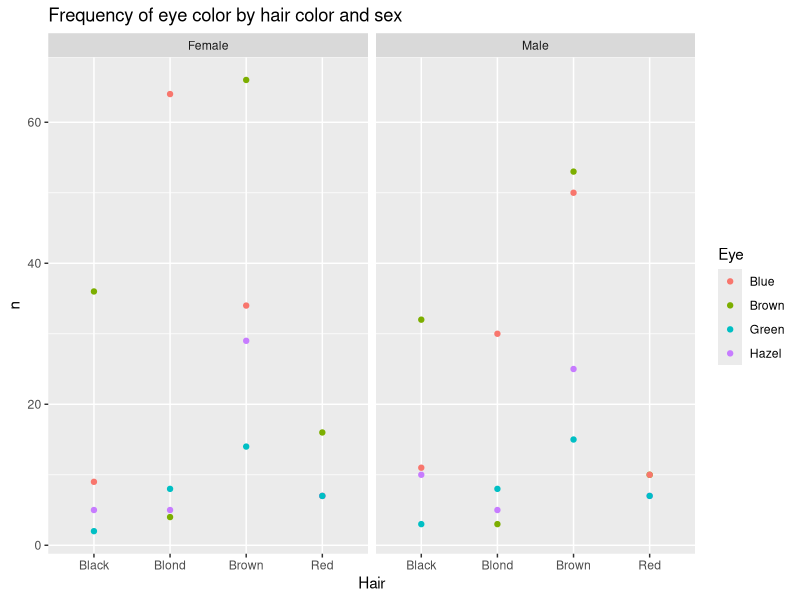
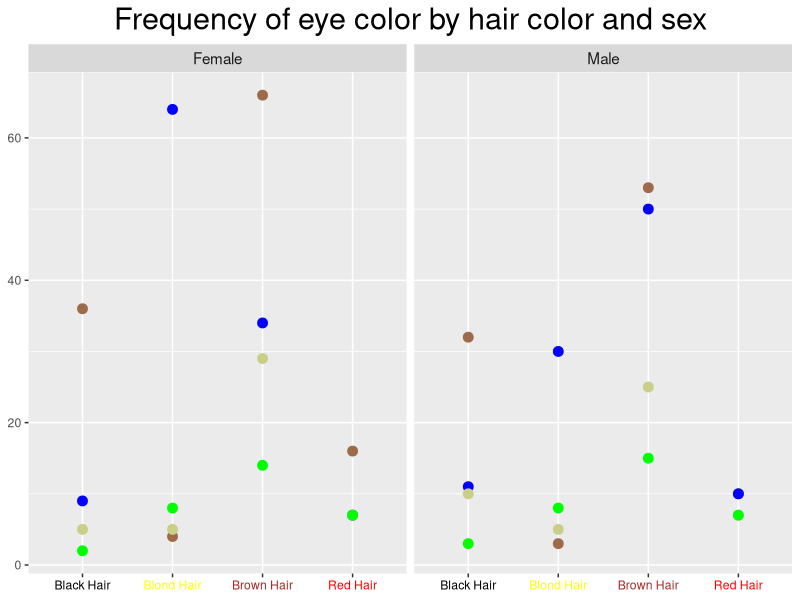
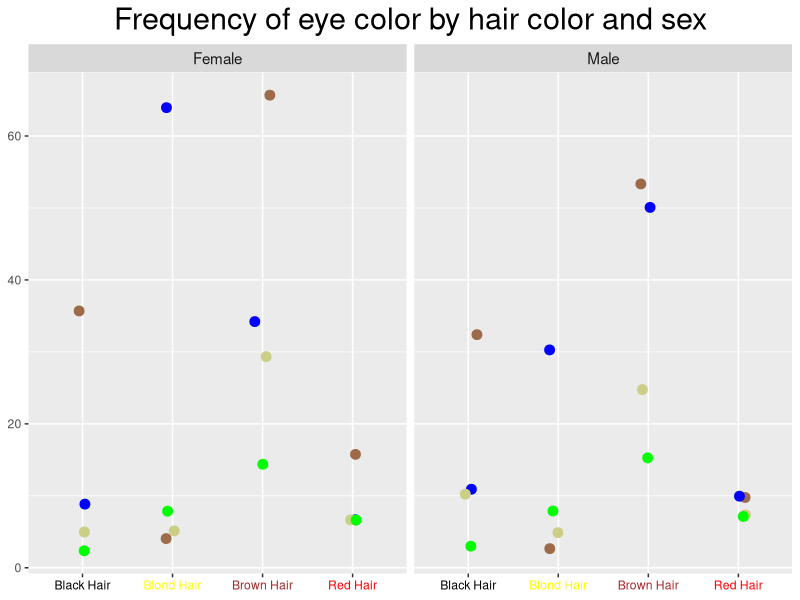

Write R code to recreate these figures, in order.
# A 15-minute data analysis using dplyr, ggplot2, and HairEyecolor data set.  
# Use install.packages("dplyr") and install.packages("ggplot2") if not installed.  
library("dplyr")
library("ggplot2")

# HaireEyeColor data set built into R  
# Originally table, need to convert to dataframe
data_eyecolor <- as_data_frame(HairEyeColor)

# Boring graph
data_eyecolor %>% 
  ggplot() +
  geom_point(aes(x = Hair,
                 y = n,
                 color = Eye)) +
  facet_grid(~Sex) +
  labs(title = "Frequency of eye color by hair color and sex")

# Want to use colors so visualization is more accessible 
eye_color_vec <- c("Blue",
                   "#9e6b4a", # Brown
                   "Green",
                   "#cbce86") # Hazel

hair_color_vec <- c("Black",
                    "Yellow", # Blond is too hard to see on screen
                    "Brown",
                    "Red")

# Want to remove the x-axis title without loss of information
# Will replace "color" with "color hair"
data_eyecolor %>% mutate(Hair = paste0(Hair, " Hair")) 


# Putting everything together
data_eyecolor %>% 
  mutate(Hair = paste0(Hair, " Hair")) %>% 
  ggplot() +
  geom_point(aes(x = Hair,
                 y = n,
                 color = Eye),
             size = 3) +
  facet_grid(~Sex) +
  labs(title = "Frequency of eye color by hair color and sex") +
  theme(axis.text.x = element_text(colour = hair_color_vec)) + # set text to hair_color_vec
  scale_colour_manual(values = eye_color_vec) + # set points color to eye_color_vec
  theme(legend.position="none", # removes legend  
        axis.title.y=element_blank(), # removes y-axis title
        axis.title.x = element_blank(), # removes x-axis title
        strip.text.x = element_text(size = 11), # Increases facet title size
        plot.title = element_text(size=22, # increases title size
                                  hjust = 0.5)) #centers title

# Do Females with Red Hair and Blue Eyes not exist?  
data_eyecolor %>% 
  filter(Sex == "Female" & Hair == "Red") %>% 
  head()

# Opps!  So some points are overlapping.  
# Replace geom_point with geom_jitter
data_eyecolor %>% 
  mutate(Hair = paste0(Hair, " Hair")) %>% 
  ggplot() +
  geom_jitter(aes(x = Hair,
                 y = n,
                 color = Eye),
             size = 3,
             width = .1) +
  facet_grid(~Sex) +
  labs(title = "Frequency of eye color by hair color and sex") +
  theme(axis.text.x = element_text(colour = hair_color_vec)) + # set text to hair_color_vec
  scale_colour_manual(values = eye_color_vec) + # set points color to eye_color_vec
  theme(legend.position="none", # removes legend  
        axis.title.y=element_blank(), # removes y-axis title
        axis.title.x = element_blank(), # removes x-axis title
        strip.text.x = element_text(size = 11), # Increases facet title size
        plot.title = element_text(size=22, # increases title size
                                  hjust = 0.5)) #centers title

# End  